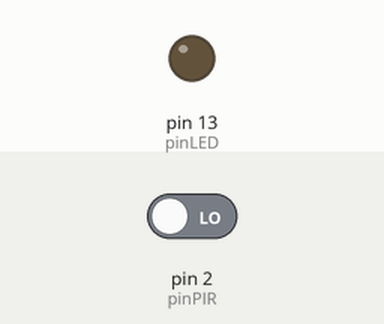
Bench run of a sketch on a simulated Arduino Uno, built with avr-gcc and run on an emulated ATmega328P. On the bench: output pins drawn as LEDs (lit = HIGH). Inputs (shaded band) come from the test bench; at power-on: pin 2 (pinPIR) LOW.

Above: at 1.2 s.
1.3 s: pin 2 (pinPIR) driven HIGH
At 2.5 s:
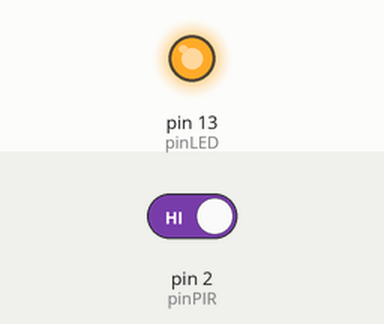
2.8 s: pin 2 (pinPIR) driven LOW
At 3.8 s:
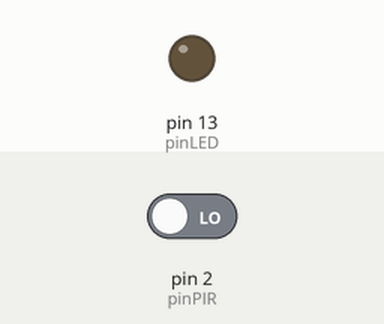
Timing chart, 0 to 5.8 s (numbered marks = the images above; inputs shaded):
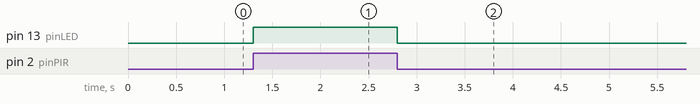

Measured:
- after the input at 1.3 s, pin 13 (pinLED): LOW → HIGH at once
- after the input at 2.8 s, pin 13 (pinLED): HIGH → LOW at once

The sketch:

sketch7.ino
```cpp
int pinPIR = 2;
int pinLED = 13;

void setup() {
  pinMode(pinLED, OUTPUT);
  pinMode(pinPIR, INPUT);
  Serial.begin(9600);
}

void loop() {
  if(digitalRead(pinPIR) == HIGH) {
    digitalWrite(pinLED, HIGH);
    }  else {
    digitalWrite(pinLED, LOW);
    }
}
```
